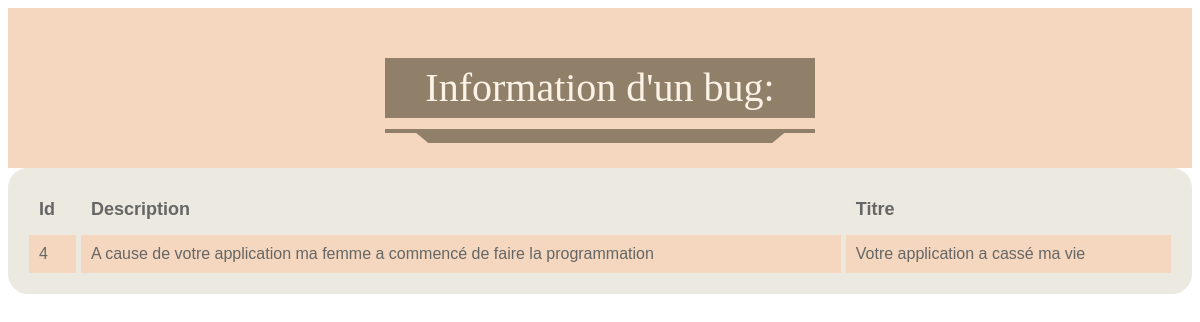
/show.php?id=4, run on the app's committed database.
### tables this page shows
CREATE TABLE `bug` (
  `id` int(100) NOT NULL,
  `description` text NOT NULL,
  `titre` text NOT NULL,
  `statut` tinyint(1) NOT NULL DEFAULT 0,
  `date` timestamp NOT NULL DEFAULT current_timestamp()
);

### bugManager.php (called while the page is built, shortened)
<?php
include 'bug.php';
class BugManager {
    function find($id) {
        include "BDD.php";
        $dbh = new PDO('mysql:host=' . $DB_HOST . ';dbname=' . $DB_NAME . ';charset=utf8', $DB_LOGIN, $DB_PASSWROD);
        $sth = $dbh->query('SELECT * FROM `bug` WHERE id = ' . $id, PDO::FETCH_ASSOC);
        $datas = $sth->fetch();
        extract($datas);
        $bug = new Bug($id, $description, $titre, $statut);
        return $bug;
    }
}

### bug.php (called while the page is built, shortened)
<?php
class Bug {
    public $id;
    public $description;
    public $titre;
    function getId() {
        return $this->id;
    }
    function getDescription() {
        return $this->description;
    }
    function getTitre() {
        return $this->titre;
    }
    function __construct($id = null, $description = null, $titre = null, $statut = null) {
        $this->id = $id;
        $this->description = $description;
        $this->titre = $titre;
    }
}

### show.php (the view, shortened to what this page needs)
<?php
include_once "bugManager.php";
$id = $_GET['id'];
$bugManager = new BugManager();
$bug = $bugManager->find($id);
?>
<!DOCTYPE html>
<html>
<head>
    <link rel="stylesheet" type="text/css" href="style.css">
</head>
<body>
    <div class="three"><h1>Information d'un bug:</h1></div>
    <table>
        <tr>
            <th>
                Id
            </th>
            <th>
                Description
            </th>
            <th>
                Titre
            </th>
        </tr>
        <tr>
                <td>
            <?php echo $bug->getId();?>
                </td>
                <td>
            <?php echo $bug->getDescription();?>
                </td>
                <td>
            <?php echo $bug->getTitre();?>
                </td>
    </tr>
        </table>
</body>
</html>

### style.css (style rules this page uses)
table { font-family: "Lucida Sans Unicode", "Lucida Grande", Sans-Serif; text-align: left; border-collapse: separate; border-spacing: 5px; background: #ECE9E0; color: #656665; border: 16px solid #ECE9E0; border-radius: 20px; width: 100%; }
th { font-size: 18px; padding: 10px; }
td { background: #F5D7BF; padding: 10px; }
.three { background: #F5D7BF; padding: 50px 20px; text-align: center; }
.three h1 { font-family: 'Merriweather', serif; position: relative; color: #FCF2E5; background: #90806A; font-size: 2.5em; font-weight: normal; padding: 10px 40px; display: inline-block; margin: 0; line-height: 1; }
.three h1:before { content: ""; position: absolute; width: 100%; height: 4px; left: 0; bottom: -15px; background: #90806A; }
.three h1:after { content: ""; position: absolute; height: 0; width: 80%; border-top: 10px solid #90806A; border-left: 12px solid transparent; border-right: 12px solid transparent; left: 50%; transform: translateX(-50%); bottom: -25px; }

### data on the page
bug: id "4", description "A cause de votre application ma femme a commencé de faire la programmation", titre "Votre application a cassé ma vie"
